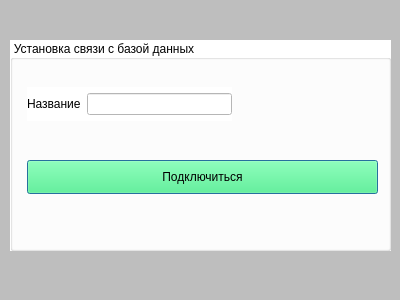
<?xml version="1.0" encoding="UTF-8"?>
<ui version="4.0">
 <class>check_connect</class>
 <widget class="QDialog" name="check_connect">
  <property name="geometry">
   <rect>
    <x>0</x>
    <y>0</y>
    <width>400</width>
    <height>300</height>
   </rect>
  </property>
  <property name="windowTitle">
   <string>Dialog</string>
  </property>
  <property name="styleSheet">
   <string notr="true">background-color: rgb(190, 190, 190);
</string>
  </property>
  <widget class="QGroupBox" name="groupBox">
   <property name="geometry">
    <rect>
     <x>10</x>
     <y>40</y>
     <width>381</width>
     <height>211</height>
    </rect>
   </property>
   <property name="styleSheet">
    <string notr="true">background-color: rgb(255, 255, 255);</string>
   </property>
   <property name="title">
    <string>Установка связи с базой данных</string>
   </property>
   <widget class="QLabel" name="label_2">
    <property name="geometry">
     <rect>
      <x>60</x>
      <y>130</y>
      <width>58</width>
      <height>18</height>
     </rect>
    </property>
    <property name="text">
     <string/>
    </property>
   </widget>
   <widget class="QPushButton" name="pushButton">
    <property name="geometry">
     <rect>
      <x>17</x>
      <y>120</y>
      <width>351</width>
      <height>34</height>
     </rect>
    </property>
    <property name="styleSheet">
     <string notr="true">background-color: rgb(57, 255, 120);</string>
    </property>
    <property name="text">
     <string>Подключиться</string>
    </property>
   </widget>
   <widget class="QWidget" name="layoutWidget">
    <property name="geometry">
     <rect>
      <x>17</x>
      <y>47</y>
      <width>205</width>
      <height>34</height>
     </rect>
    </property>
    <layout class="QHBoxLayout" name="horizontalLayout">
     <item>
      <widget class="QLabel" name="label">
       <property name="text">
        <string>Название</string>
       </property>
      </widget>
     </item>
     <item>
      <widget class="QLineEdit" name="name"/>
     </item>
    </layout>
   </widget>
  </widget>
 </widget>
 <resources/>
 <connections/>
</ui>
